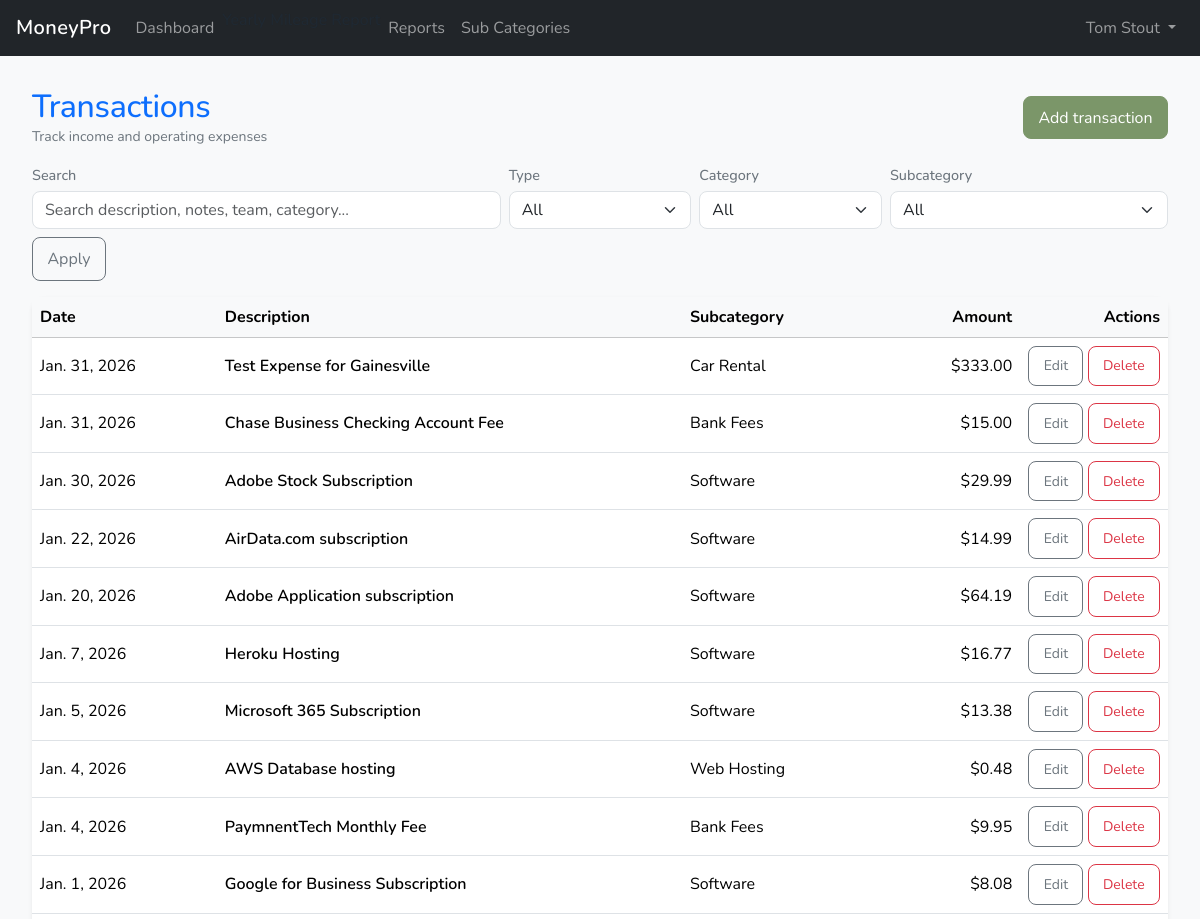
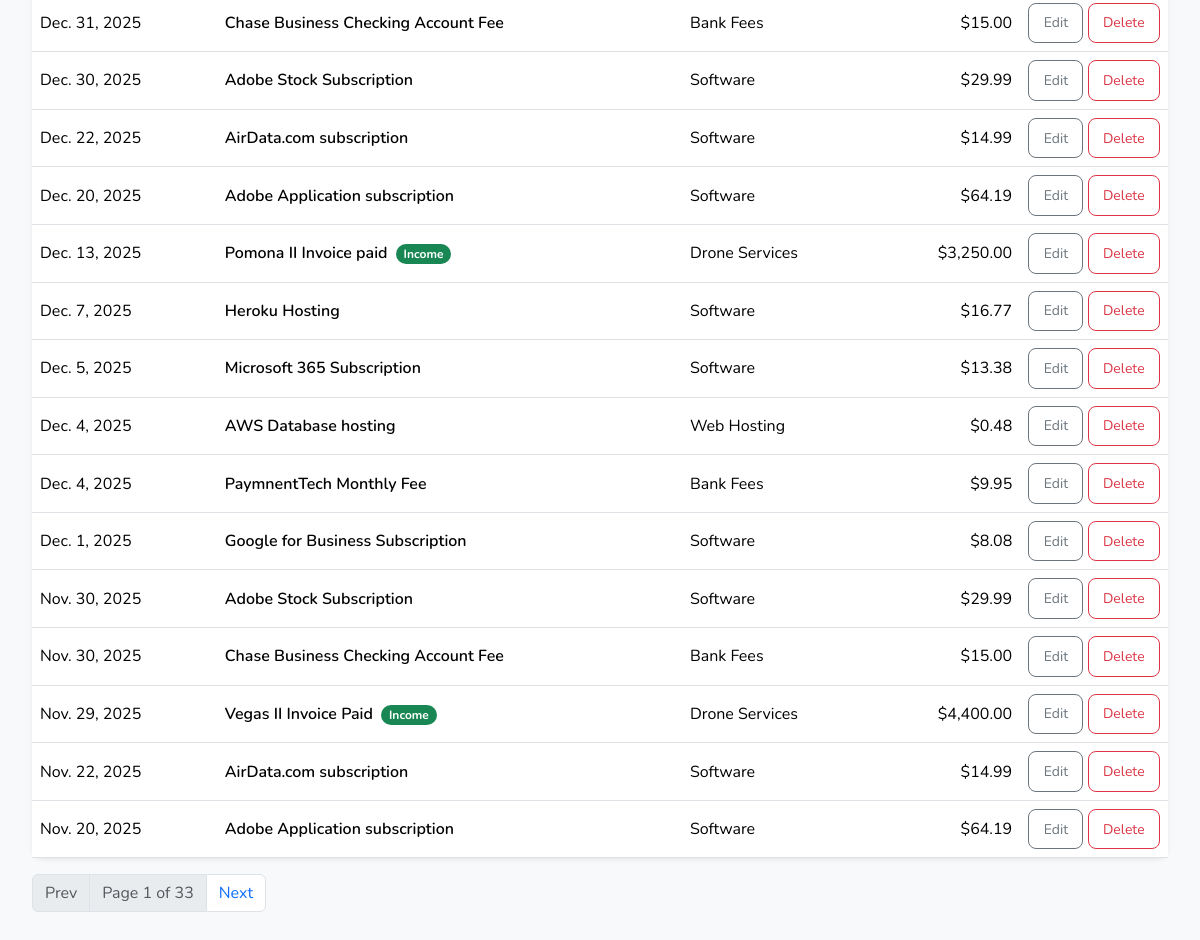
/transactions/ (signed in), run on the app's committed database (2 pictures, top to bottom).
### ledger/models.py (models this page shows, shortened)
class Transaction(BusinessOwnedModelMixin):
    TRANSPORT_CHOICES = [
        ("", "—"),
        ("personal_vehicle", "Personal vehicle"),
        ("rental_car", "Rental car"),
        ("business_vehicle", "Business vehicle"),
    ]
    class TransactionType(models.TextChoices):
        INCOME = "income", "Income"
        EXPENSE = "expense", "Expense"
    date              = models.DateField(default=timezone.now)
    amount            = models.DecimalField(max_digits=12, decimal_places=2, default=Decimal("0.00"))
    description       = models.CharField(max_length=255)
    subcategory       = models.ForeignKey(SubCategory, on_delete=models.PROTECT, related_name="transactions")
    category          = models.ForeignKey(Category, on_delete=models.PROTECT, related_name="transactions", editable=False)
    trans_type        = models.CharField(max_length=10, choices=TransactionType.choices, editable=False)
    is_refund         = models.BooleanField(default=False)
    payee             = models.ForeignKey(Payee, on_delete=models.PROTECT, related_name="transactions", null=True, blank=True)
    team              = models.ForeignKey(Team, on_delete=models.PROTECT, related_name="transactions", null=True, blank=True)
    job               = models.ForeignKey(Job, on_delete=models.PROTECT, related_name="transactions", null=True, blank=True)
    invoice_number    = models.CharField(max_length=25, blank=True)
    transport_type    = models.CharField(max_length=20, choices=TRANSPORT_CHOICES, blank=True, default="")
    vehicle           = models.ForeignKey("vehicles.Vehicle", on_delete=models.PROTECT, related_name="transactions", null=True, blank=True,)
    notes             = models.TextField(blank=True)
    created_at        = models.DateTimeField(auto_now_add=True)
    updated_at        = models.DateTimeField(auto_now=True)
    class Meta:
        ordering = ["-date", "-id"]

class SubCategory(BusinessOwnedModelMixin):
    class DeductionRule(models.TextChoices):
        FULL = "full", "100% deductible"
        MEALS_50 = "meals_50", "Meals (50%)"
        NONDEDUCTIBLE = "nondeductible", "Not deductible"
    class PayeeRole(models.TextChoices):
        ANY = "any", "Any"
        VENDOR = "vendor", "Vendor"
        CONTRACTOR = "contractor", "Contractor"
        CUSTOMER = "customer", "Customer"
    category                   = models.ForeignKey(Category, on_delete=models.PROTECT, related_name="subcategories")
    name                       = models.CharField(max_length=80)
    slug                       = models.SlugField(max_length=140, blank=True, null=True)
    is_active                  = models.BooleanField(default=True)
    sort_order                 = models.PositiveIntegerField(default=0)
    book_enabled               = models.BooleanField(default=True)
    tax_enabled                = models.BooleanField(default=True)
    schedule_c_line            = models.CharField(max_length=30, choices=Category.ScheduleCLine.choices, blank=True, default="", help_text="Optional override. If blank, reports may use Category.schedule_c_line.",)
    deduction_rule             = models.CharField(max_length=20, choices=DeductionRule.choices, default=DeductionRule.FULL,)
    is_1099_reportable_default = models.BooleanField(default=False)
    is_capitalizable           = models.BooleanField(default=False)
    requires_payee             = models.BooleanField(default=False)
    payee_role                 = models.CharField(max_length=15, choices=PayeeRole.choices, default=PayeeRole.ANY)
    requires_transport         = models.BooleanField(default=False)
    requires_vehicle           = models.BooleanField(default=False)
    class Meta:
        ordering = ["name"]
        constraints = [
            models.UniqueConstraint(
                fields=["business", "category", "name"],
                name="uniq_subcategory_business_cat_name",
            ),
            models.UniqueConstraint(
                fields=["business", "slug"],
                condition=Q(slug__isnull=False) & ~Q(slug=""),
                name="uniq_subcategory_business_slug_nonblank",
            ),
        ]

### ledger/views.py (the view, shortened to what this page needs)
# urls.py: path("transactions/", TransactionListView.as_view(), name="transaction_list"),
class TransactionListView(LoginRequiredMixin, ListView):
    model = Transaction
    template_name = "ledger/transactions/transaction_list.html"
    context_object_name = "transactions"
    paginate_by = 25
    def get_queryset(self):
        qs = (
            Transaction.objects.filter(business=self.request.business)
            .select_related("category", "subcategory", "team", "payee", "job", "vehicle")
            .order_by("-date", "-id")
        )
        q = (self.request.GET.get("q") or "").strip()
        ttype = (self.request.GET.get("type") or "").strip()  # income|expense
        cat = (self.request.GET.get("category") or "").strip()
        subcat = (self.request.GET.get("subcategory") or "").strip()
        if ttype in ("income", "expense"):
            qs = qs.filter(trans_type=ttype)
        return qs
    def get_context_data(self, **kwargs):
        ctx = super().get_context_data(**kwargs)
        ctx["q"] = (self.request.GET.get("q") or "").strip()
        ctx["type"] = (self.request.GET.get("type") or "").strip()
        ctx["category"] = (self.request.GET.get("category") or "").strip()
        ctx["subcategory"] = (self.request.GET.get("subcategory") or "").strip()
        ctx["categories"] = Category.objects.filter(business=self.request.business, is_active=True).order_by("name")
        ctx["subcategories"] = SubCategory.objects.filter(business=self.request.business, is_active=True).order_by("name")
        params = self.request.GET.copy()
        params.pop("page", None)
        ctx["qs"] = params.urlencode()
        return ctx

### ledger/templates/ledger/transactions/transaction_list.html (shortened to what this page needs)
{% extends "index.html" %}
{% load humanize %}
{% block content %}
<div class="container-fluid px-2 px-md-3 py-3">
  <div class="d-flex flex-column flex-md-row justify-content-between align-items-md-center gap-2 mb-3">
    <div>
      <h1 class="h2 mb-0 text-primary">Transactions</h1>
      <div class="text-muted small">Track income and operating expenses</div>
    </div>
    <div class="d-grid d-md-flex gap-2">
      <a class="btn btn-primary" href="{% url 'ledger:transaction_create' %}">Add transaction</a>
    </div>
  </div>
    <form method="get" class="mb-3">
    <div class="row g-2 align-items-end">
      <div class="col-12 col-md-5">
        <label class="form-label small text-muted mb-1">Search</label>
        <input class="form-control" name="q" value="{{ q }}" placeholder="Search description, notes, team, category...">
      </div>
      <div class="col-6 col-md-2">
        <label class="form-label small text-muted mb-1">Type</label>
        <select class="form-select" name="type">
          <option value="">All</option>
        </select>
      </div>
      <div class="col-6 col-md-2">
        <label class="form-label small text-muted mb-1">Category</label>
        <select class="form-select" name="category">
          <option value="">All</option>
        </select>
      </div>
      <div class="col-12 col-md-3">
        <label class="form-label small text-muted mb-1">Subcategory</label>
        <select class="form-select" name="subcategory">
          <option value="">All</option>
        </select>
      </div>
      <div class="col-12">
        <div class="d-grid d-md-flex gap-2">
          <button class="btn btn-outline-secondary" type="submit">Apply</button>
        </div>
      </div>
    </div>
  </form>
  <div class="card shadow-sm">
    <div class="table-responsive">
      <table class="table table-hover align-middle mb-0">
        <thead class="table-light">
          <tr>
            <th>Date</th>
            <th>Description</th>
            <th class="d-none d-md-table-cell">Subcategory</th>
            <th class="text-end">Amount</th>
            <th class="text-end" style="width: 1%;">Actions</th>
          </tr>
        </thead>
        <tbody>
          {% for t in transactions %}
            <tr>
              <td class="text-nowrap">{{ t.date }}</td>
              <td>
                <div class="fw-semibold">
                  {{ t.description }}
                  {% if t.trans_type == "income" %}
                    <span class="badge rounded-pill text-bg-success ms-1">Income</span>
                  {% endif %}
                </div>
              </td>
              <td class="d-none d-md-table-cell">{{ t.subcategory.name }}</td>
              <td class="text-end">{% if t.is_refund %}-{% endif %}${{ t.amount|floatformat:2|intcomma }}</td>
              <td class="text-end text-nowrap">
                <a class="btn btn-sm btn-outline-secondary" href="{% url 'ledger:transaction_update' t.pk %}">Edit</a>
                <a class="btn btn-sm btn-outline-danger" href="{% url 'ledger:transaction_delete' t.pk %}">Delete</a>
              </td>
            </tr>
          {% empty %}
            <tr>
              <td colspan="5" class="p-4 text-center text-muted">
                No transactions yet. Add your first one.
              </td>
            </tr>
          {% endfor %}
        </tbody>
      </table>
    </div>
  </div>
  {% if is_paginated %}
    <nav class="mt-3">
      <ul class="pagination">
        {% if page_obj.has_previous %}
          <li class="page-item"><a class="page-link" href="?page={{ page_obj.previous_page_number }}{% if qs %}&{{ qs }}{% endif %}">Prev</a></li>
        {% else %}
          <li class="page-item disabled"><span class="page-link">Prev</span></li>
        {% endif %}
        <li class="page-item disabled"><span class="page-link">
          Page {{ page_obj.number }} of {{ page_obj.paginator.num_pages }}
        </span></li>
        {% if page_obj.has_next %}
          <li class="page-item"><a class="page-link" href="?page={{ page_obj.next_page_number }}{% if qs %}&{{ qs }}{% endif %}">Next</a></li>
        {% else %}
          <li class="page-item disabled"><span class="page-link">Next</span></li>
        {% endif %}
      </ul>
    </nav>
  {% endif %}
</div>
{% endblock %}

### templates/partials/navbar.html (shortened to what this page needs)
{% load static %}
<nav class="navbar navbar-expand-lg navbar-dark bg-dark">
  <div class="container-fluid px-2 px-md-3">
    <a class="navbar-brand fw-semibold" href="/">MoneyPro</a>
    <div class="collapse navbar-collapse" id="mainNavbar">
      <ul class="navbar-nav me-auto mb-2 mb-lg-0">
        {% if user.is_authenticated %}
          {% with current_url_name=request.resolver_match.url_name current_ns=request.resolver_match.namespace %}
            <li class="nav-item">
              <a class="nav-link {% if current_ns == 'dashboard' and current_url_name == 'home' %}active{% endif %}"
                 href="{% url 'dashboard:home' %}">
                Dashboard
              </a>
            </li>
          {% endwith %}
        {% endif %}
        <li>
          <a class="dropdown-item" href="{% url 'vehicles:yearly_mileage_report' %}">Yearly Mileage Report</a>
        </li>
        <li>
          <a class="nav-link" href="{% url 'reports:home' %}">Reports</a>
        </li>
                <li>
          <a class="nav-link" href="{% url 'ledger:subcategory_list' %}">Sub Categories</a>
        </li>
      </ul>
      <ul class="navbar-nav ms-auto mb-2 mb-lg-0">
        {% if user.is_authenticated %}
          <li class="nav-item dropdown">
            <a class="nav-link dropdown-toggle" href="#"
               id="userMenu" role="button"
               data-bs-toggle="dropdown" aria-expanded="false">
              {{ user.get_full_name|default:user.email|default:user.get_username }}
            </a>
          </li>
        {% else %}
          <li class="nav-item">
            <a class="nav-link" href="{% url 'account_login' %}">Sign in</a>
          </li>
        {% endif %}
      </ul>
    </div>
  </div>
</nav>

### static/css/main.css (style rules this page uses)
:root { --color-primary: #7B9669; --color-secondary: #2C4C5C; --color-success: #3C9EA4; --color-danger: #D6794D; --color-warning: #DDB05E; --color-info: #BAC8B1; --color-bg: #f8f9fa; --color-surface: #ffffff; --color-text: #1f2933; --color-muted: #6c757d; --radius-sm: 0.375rem; --radius-md: 0.5rem; --radius-lg: 0.75rem; --shadow-sm: 0 1px 2px rgba(0,0,0,.05); --shadow-md: 0 4px 10px rgba(0,0,0,.08); }
body { font-family: "Nunito", -apple-system, BlinkMacSystemFont, "Segoe UI", Roboto, Helvetica, Arial, sans-serif; font-optical-sizing: auto; font-weight: 400; font-style: normal; background-color: var(--color-bg); color: var(--color-text); -webkit-font-smoothing: antialiased; -moz-osx-font-smoothing: grayscale; }
h1, h2, h3, h4, h5, h6 { font-weight: 600; letter-spacing: -0.01em; color: var(--color-text); }
h1 { font-size: 1.5rem; }
a { color: var(--color-primary); text-decoration: none; }
.btn-primary { --bs-btn-bg: var(--color-primary); --bs-btn-border-color: var(--color-primary); --bs-btn-hover-bg: color-mix(in srgb, var(--color-primary), #000 10%); --bs-btn-hover-border-color: color-mix(in srgb, var(--color-primary), #000 10%); }
.btn { padding: 0.55rem 0.9rem; border-radius: var(--radius-md); }
.card { border-radius: var(--radius-lg); border: none; box-shadow: var(--shadow-sm); }
.form-control, .form-select { border-radius: var(--radius-md); }
.form-label { font-weight: 500; font-size: 0.9rem; }
.navbar-brand { font-weight: 700; letter-spacing: 0.02em; }
.text-muted { color: var(--color-muted) !important; }
@media (min-width: 768px) { h1 { font-size: 1.75rem; } }

### data on the page
Transaction: date "Jan. 31, 2026", description "Test Expense for Gainesville", subcategory.name "Car Rental", amount "333.00"
Transaction: date "Jan. 31, 2026", description "Chase Business Checking Account Fee", subcategory.name "Bank Fees", amount "15.00"
Transaction: date "Jan. 30, 2026", description "Adobe Stock Subscription", subcategory.name "Software", amount "29.99"
Transaction: date "Jan. 22, 2026", description "AirData.com subscription", subcategory.name "Software", amount "14.99"
Transaction: date "Jan. 20, 2026", description "Adobe Application subscription", subcategory.name "Software", amount "64.19"
Transaction: date "Jan. 7, 2026", description "Heroku Hosting", subcategory.name "Software", amount "16.77"
Transaction: date "Jan. 5, 2026", description "Microsoft 365 Subscription", subcategory.name "Software", amount "13.38"
Transaction: date "Jan. 4, 2026", description "AWS Database hosting", subcategory.name "Web Hosting", amount "0.48"
Transaction: date "Jan. 4, 2026", description "PaymnentTech Monthly Fee", subcategory.name "Bank Fees", amount "9.95"
Transaction: date "Jan. 1, 2026", description "Google for Business Subscription", subcategory.name "Software", amount "8.08"
Transaction: date "Dec. 31, 2025", description "Chase Business Checking Account Fee", subcategory.name "Bank Fees", amount "15.00"
Transaction: date "Dec. 30, 2025", description "Adobe Stock Subscription", subcategory.name "Software", amount "29.99"
Transaction: date "Dec. 22, 2025", description "AirData.com subscription", subcategory.name "Software", amount "14.99"
Transaction: date "Dec. 20, 2025", description "Adobe Application subscription", subcategory.name "Software", amount "64.19"
Transaction: date "Dec. 13, 2025", description "Pomona II Invoice paid", trans_type "Income", subcategory.name "Drone Services", amount "3,250.00"
Transaction: date "Dec. 7, 2025", description "Heroku Hosting", subcategory.name "Software", amount "16.77"
Transaction: date "Dec. 5, 2025", description "Microsoft 365 Subscription", subcategory.name "Software", amount "13.38"
Transaction: date "Dec. 4, 2025", description "AWS Database hosting", subcategory.name "Web Hosting", amount "0.48"
Transaction: date "Dec. 4, 2025", description "PaymnentTech Monthly Fee", subcategory.name "Bank Fees", amount "9.95"
Transaction: date "Dec. 1, 2025", description "Google for Business Subscription", subcategory.name "Software", amount "8.08"
Transaction: date "Nov. 30, 2025", description "Adobe Stock Subscription", subcategory.name "Software", amount "29.99"
Transaction: date "Nov. 30, 2025", description "Chase Business Checking Account Fee", subcategory.name "Bank Fees", amount "15.00"
Transaction: date "Nov. 29, 2025", description "Vegas II Invoice Paid", trans_type "Income", subcategory.name "Drone Services", amount "4,400.00"
Transaction: date "Nov. 22, 2025", description "AirData.com subscription", subcategory.name "Software", amount "14.99"
Transaction: date "Nov. 20, 2025", description "Adobe Application subscription", subcategory.name "Software", amount "64.19"

### other printed values
{{ user.get_full_name|default:user.email|default:user.get_username }} "Tom Stout"
{{ page_obj.number }} "1"
{{ page_obj.paginator.num_pages }} "33"
